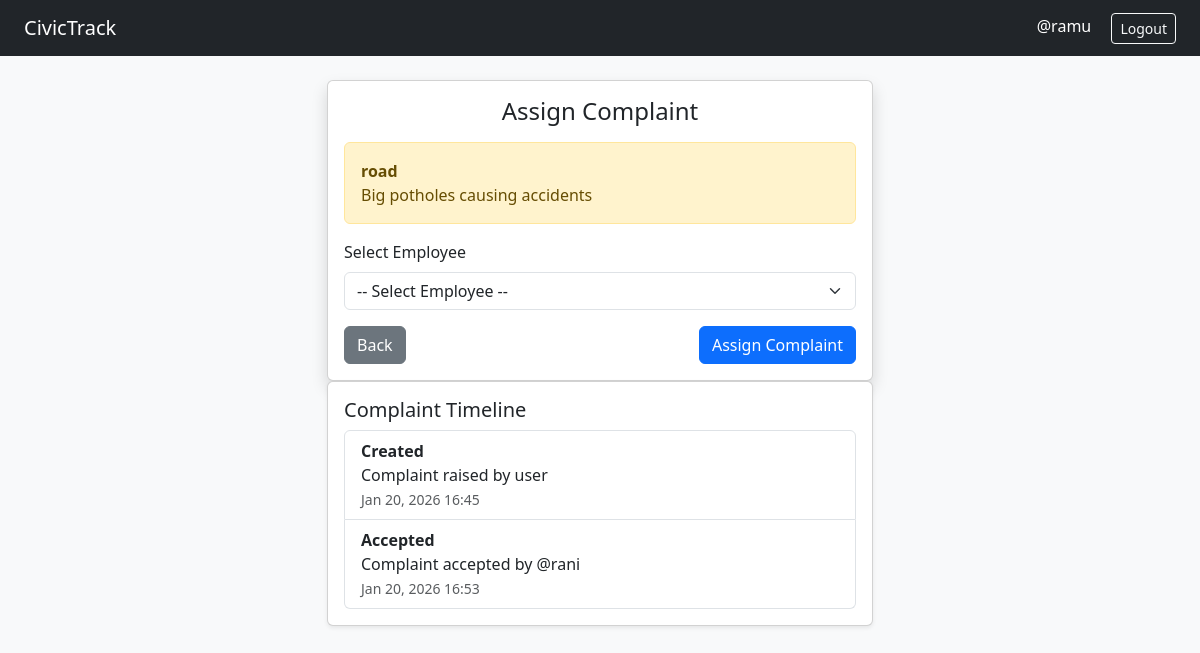
/dashboard/admin/assign/3/ (signed in), run on the app's committed database.
### complaints/models.py (models this page shows, shortened)
class User(AbstractUser):
    ROLE_CHOICES = (
        ('USER', 'user'),
        ('EMPLOYEE', 'employee'),
        ('ADMIN', 'admin'),
    )
    email = models.EmailField(unique=True)
    role = models.CharField(max_length=10, choices =ROLE_CHOICES, default='USER')
    department = models.ForeignKey('Department', on_delete=models.SET_NULL, null=True, blank=True)

class Complaint(models.Model):
    CATEGORY_CHOICES =[
        ('ROAD', 'road'),
        ('WATER', 'water'),
        ('ELECTRICITY', 'electricity'),
        ('SANITATION', 'sanitation'),
        ('GARBAGE', 'garbage'),
        ('general', 'general'),
    ]
    PRIORITY_CHOICES =[
        ('LOW', 'low'),
        ('MEDIUM', 'medium'),
        ('HIGH', 'high'),
    ]
    STATUS_CHOICES =(
        ('PENDING', 'pending'),
        ('ACCEPTED', 'accepted'),
        ('IN_PROGRESS', 'in_progress'),
        ('RESOLVED', 'resolved'),
    )
    user = models.ForeignKey(User, on_delete=models.CASCADE, related_name='complaints')
    department = models.ForeignKey(Department, on_delete=models.CASCADE)
    assigned_employee = models.ForeignKey(
        User,
        on_delete=models.SET_NULL,
        null=True,
        blank=True,
        related_name='assigned_complaints'
    )
    title = models.CharField(max_length=200)
    description = models.TextField()
    user_image = models.ImageField(upload_to='complaint_images/', blank=True, null=True)
    resolved_image = models.ImageField(upload_to='resolved_images/', blank=True, null=True)
    category = models.CharField(max_length=20, choices=CATEGORY_CHOICES, default='general')
    priority = models.CharField(max_length=10, choices=PRIORITY_CHOICES, default='MEDIUM')
    status = models.CharField(max_length=20, choices=STATUS_CHOICES, default='PENDING')
    created_at = models.DateTimeField(auto_now_add=True)
    updated_at = models.DateTimeField(auto_now=True)
    escalated = models.BooleanField(default=False)
    escalated_at = models.DateTimeField(null=True, blank=True)

class ComplaintLog(models.Model):
    complaint = models.ForeignKey(
        Complaint,
        on_delete=models.CASCADE,
        related_name='logs'
    )
    action = models.CharField(max_length=100)
    description = models.TextField(blank=True, null=True)
    created_at = models.DateTimeField(auto_now_add=True)

### complaints/views.py (the view, shortened to what this page needs)
# urls.py: path('dashboard/admin/assign/<int:id>/', views.assign_complaint, name='assign_complaint'),
@login_required
def assign_complaint(request, id):
    complaint = get_object_or_404(Complaint, id=id)
    employess = User.objects.filter(role='EMPLOYEE')
    return render(request, 'admin_panel/assign.html', {
        'complaint': complaint,
         'employees': employess
         })

### templates/admin_panel/assign.html (shortened to what this page needs)
{% extends 'base.html' %}
{% block content %}
<div class="row justify-content-center">
  <div class="col-md-6">
    <div class="card shadow">
      <div class="card-body">
        <h4 class="mb-3 text-center">Assign Complaint</h4>
        <div class="alert alert-warning">
          <strong>{{ complaint.title }}</strong><br>
          {{ complaint.description }}
        </div>
        <form method="post">
          <div class="mb-3">
            <label class="form-label">Select Employee</label>
            <select name="employee" class="form-select" required>
              <option value="">-- Select Employee --</option>
            </select>
          </div>
          <div class="d-flex justify-content-between">
            <a href="{% url 'admin_dashboard' %}" class="btn btn-secondary">
              Back
            </a>
            <button type="submit" class="btn btn-primary">
              Assign Complaint
            </button>
          </div>
        </form>
      </div>
    </div>
    <div class="card shadow-sm">
      <div class="card-body">
        <h5>Complaint Timeline</h5>
        <ul class="list-group">
          {% for log in complaint.logs.all %}
          <li class="list-group-item">
            <strong>{{ log.action }}</strong><br>
            {{ log.description }}<br>
            <small class="text-muted">
              {{ log.created_at|date:"M d, Y H:i" }}
            </small>
          </li>
          {% empty %}
            <li class="list-group-item text-muted">
              No activity yet
            </li>
          {% endfor %}
        </ul>
      </div>
    </div>
  </div>
</div>
{% endblock %}

### templates/base.html (shortened to what this page needs)
<!DOCTYPE html>
<html lang="en">
<head>
  <link href="https://cdn.jsdelivr.net/npm/bootstrap@5.3.2/dist/css/bootstrap.min.css" rel="stylesheet">
</head>
<body class="bg-light">
<nav class="navbar navbar-expand-lg navbar-dark bg-dark px-4">
  <a class="navbar-brand" href="#">CivicTrack</a>
  <div class="ms-auto">
    {% if request.user.is_authenticated %}
      <span class="text-white me-3">{{ request.user.username }}</span>
      <a href="{% url 'logout' %}" class="btn btn-outline-light btn-sm">Logout</a>
    {% endif %}
  </div>
</nav>
<div class="container mt-4">
  {% block content %}
  {% endblock %}
</div>
</body>
</html>

### data on the page
User: user.username "@ramu"
Complaint: title "road", description "Big potholes causing accidents"
ComplaintLog: action "Created", description "Complaint raised by user", created_at "Jan 20, 2026 16:45"
ComplaintLog: action "Accepted", description "Complaint accepted by @rani", created_at "Jan 20, 2026 16:53"
